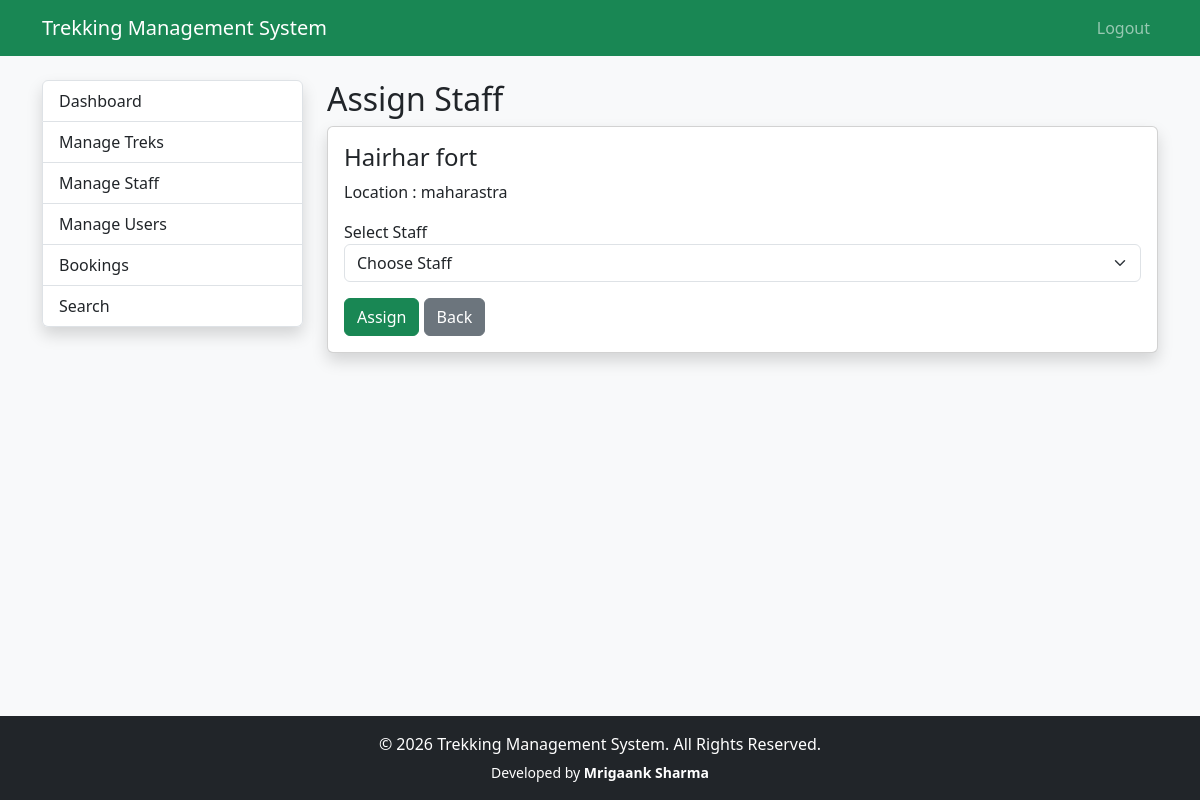
Before: /admin/treks/assign/1 (signed in) with the older database file.
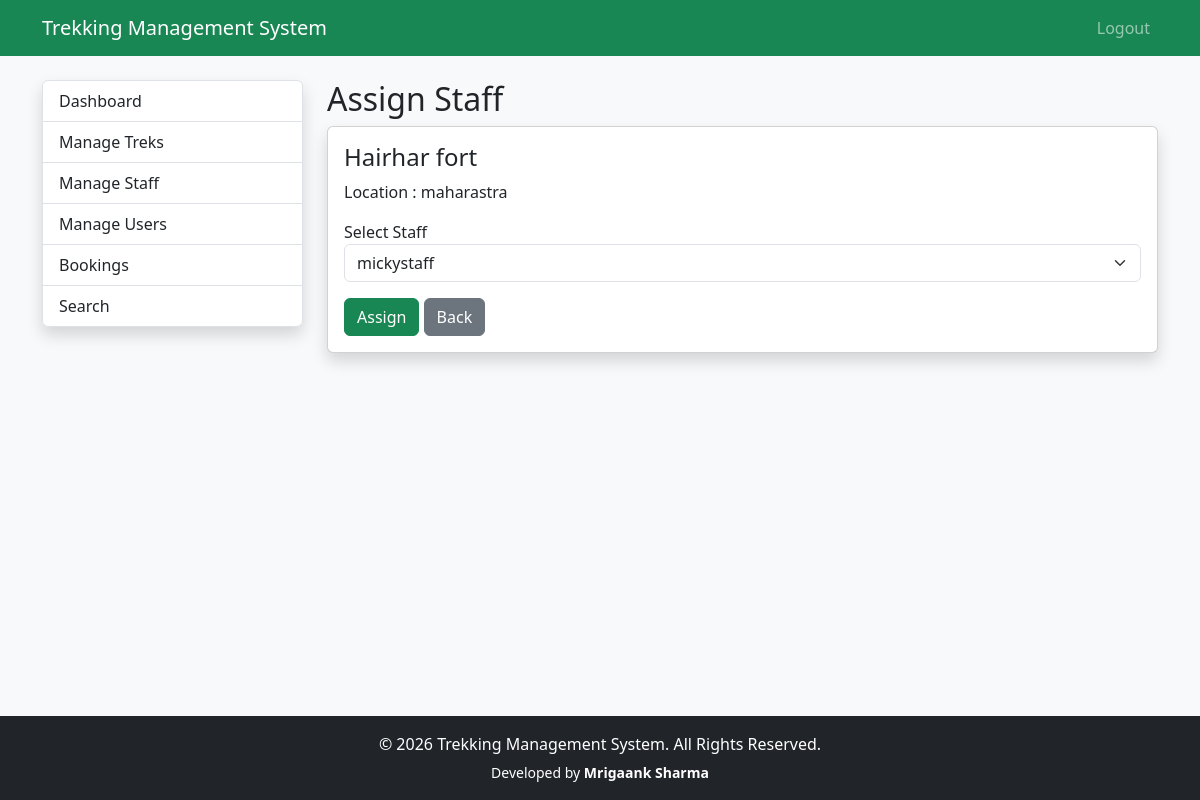
After: the same page with the newer database file.
### app/models.py (models this page shows)
class Trek(db.Model):
        __tablename__="treks"
        id=db.Column(db.Integer,primary_key=True)
        name=db.Column(db.String(100),nullable=False)
        location=db.Column(db.String(100),nullable=False)
        difficulty=db.Column(db.String(20),nullable=False)
        duration=db.Column(db.Integer)
        available_slots=db.Column(db.Integer)
        description=db.Column(db.Text)
        status=db.Column(
            db.String(20),
            default="Upcoming"
        )
        start_date=db.Column(db.Date)
        end_date=db.Column(db.Date)
        staff_id=db.Column(
            db.Integer,
            db.ForeignKey("users.id")
        )
        bookings=db.relationship(
            "Booking",
            backref="trek",
            lazy=True
        )
        price = db.Column(db.Float)
        image = db.Column(db.String(255))
        max_altitude = db.Column(db.Integer)
        meeting_point = db.Column(db.String(200))

class User(UserMixin,db.Model):
    __tablename__="users"
    id=db.Column(db.Integer,primary_key=True)
    name=db.Column(db.String(100),nullable=False)
    email=db.Column(db.String(120),unique=True,nullable=False)
    password=db.Column(db.String(255),nullable=False)
    phone=db.Column(db.String(15))
    role=db.Column(db.String(20),nullable=False)
    status=db.Column(db.String(20),default="active")
    created_at=db.Column(db.DateTime,default=datetime.utcnow)
    assigned_treks=db.relationship(
        "Trek",
        foreign_keys="Trek.staff_id",
        backref="staff",
        lazy=True
    )
    bookings=db.relationship(
        "Booking",
        backref="user",
        lazy=True
    )

### app/admin/trek_routes.py (the view)
@admin_bp.route("/treks/assign/<int:trek_id>", methods=["GET", "POST"])
@login_required
@admin_required
def assign_staff(trek_id):
    trek = Trek.query.get_or_404(trek_id)
    staff_members = User.query.filter_by(  role="staff",   status="active"
    ).all()
    if request.method == "POST":
        staff_id = request.form["staff_id"]
        trek.staff_id = staff_id
        db.session.commit()
        flash("Staff Assigned Successfully","success")
        return redirect(url_for("admin.view_treks"))
    return render_template("admin/assign_staff.html",
        trek=trek,
        staff_members=staff_members
    )

### app/extensions.py (called while the page is built)
@login_manager.user_loader
def load_user(user_id):
    return User.query.get(int(user_id))

### app/templates/admin/assign_staff.html
{% extends 'admin/layout.html' %}
{% block admin_content %}
<h2>
    Assign Staff
</h2>
<div class="card shadow">
    <div class="card-body">
        <h4>
            {{ trek.name }}
        </h4>
        <p>
            Location :
            {{ trek.location }}
        </p>
        <form method="POST">
            <div class="mb-3">
                <label>
                    Select Staff
                </label>
                <select class="form-select" name="staff_id" required>
                    <option value="">
                        Choose Staff
                    </option>
                    {% for member in staff_members %}
                    <option value="{{ member.id }}" {% if trek.staff_id==member.id %} selected {% endif %}>
                        {{ member.name }}
                    </option>
                    {% endfor %}
                </select>
            </div>
            <button class="btn btn-success">
                Assign
            </button>
            <a href="{{ url_for('admin.view_treks') }}" class="btn btn-secondary">
                Back
            </a>
        </form>
    </div>
</div>
{% endblock %}

Changed rows visible on the page:
changed Trek "Hairhar fort": staff_id (not shown) → "mickystaff"
Other visible differences:
form field staff_id: "Choose Staff" → (not shown)
